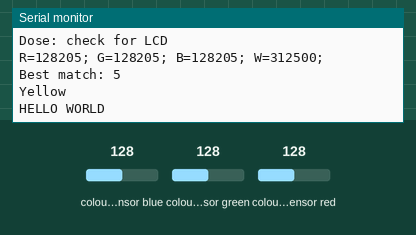
Simulated run of this sketch. Board: Arduino Uno, built with avr-gcc and run on an emulated ATmega328P. On the bench: the last lines printed to the serial monitor. Wiring (inferred from the names in the program): TCS3200 colour sensor: output pin 9; S2 pin 6; S3 pin 10; S0 pin 3; S1 pin 5. The test bench sets the inputs (shaded band); at power-on: colour sensor blue 128, colour sensor green 128, colour sensor red 128.

Above: at 1.7 s.
1.8 s: colour sensor blue set to 191
At 2.21 s:
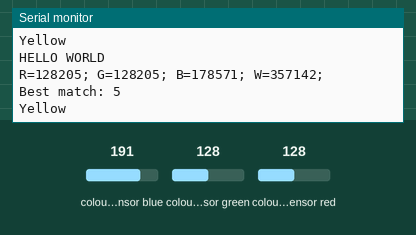
4.8 s: colour sensor green set to 250
At 6.35 s:
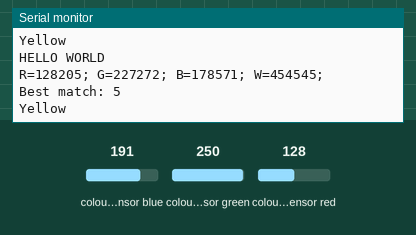
Timing chart, 0 to 7.8 s (numbered marks = the images above; inputs shaded):
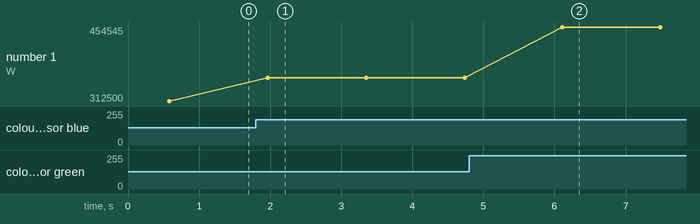

Measured:
- after the input at 1.8 s, the serial monitor: prints a new line after 0.17 s (image 1)
- after the input at 4.8 s, the serial monitor: prints a new line after 1.3 s (image 2)
- plotted number 1: 312500 → 357142 after the input at 1.8 s, 357142 → 454545 after the input at 4.8 s

The sketch:

color.ino
```cpp
   /*     Arduino Color Sensing Tutorial
 *
 *  by Dejan Nedelkovski, www.HowToMechatronics.com
 *
 */
#include <avr/pgmspace.h>
#include <Wire.h>
#include <LiquidCrystal_PCF8574.h>

LiquidCrystal_PCF8574 lcd(0x3F);  // set the LCD address to 0x27 or as appropriate for a 16 chars and 2 line display
int show;
#define S0 3  //was 3
#define S1 5  //was 5
#define S2 6  //was 5
#define S3 10//was 10
#define sensorOut 9 //waas 9

int frequency1,frequency2,frequency3 = 0;
int duration = 0;

enum Color
{
  Blue = 0,
  Red = 1,
  Green = 2,
  Purple = 3,
  Orange = 4,
  Yellow = 5
};

char *ColorToString(Color c)
{
  switch(c)
  {
    case Blue: return ("Blue");
    case Red: return ("Red");
    case Green: return ("Green");
    case Purple: return ("Purple");
    case Orange: return ("Orange");
    case Yellow: return ("Yellow");
  }

  return ("Unknown");
}

const PROGMEM long data  [][6] = {
/*  Color, SampleNumber, R, G, B, W   */
  { Blue, 0, 16025, 24271, 53763, 94339 },
  { Blue, 0, 17361, 26315, 58823, 102040 },
  { Blue, 0, 17482, 26737, 60240, 104166 },
  { Blue, 0, 17793, 27173, 60975, 104166 },
  { Blue, 1, 20000, 33783, 84745, 138888 },
  { Blue, 1, 20080, 33783, 84745, 138888 },
  { Blue, 1, 20080, 33783, 84745, 138888 },
  { Blue, 1, 20080, 33783, 84745, 138888 },
  { Blue, 2, 20491, 36231, 92592, 156250 },
  { Blue, 3, 20080, 30487, 69444, 119047 },
  { Blue, 3, 20920, 31847, 72463, 125000 },
  { Blue, 3, 21186, 32258, 72463, 121951 },
  { Red, 0, 63291, 27624, 53191, 125000 },
  { Red, 0, 51020, 27322, 53191, 125000 },
  { Red, 0, 51020, 27322, 53191, 125000 },
  { Red, 0, 51020, 27322, 53191, 125000 },
  { Red, 1, 42735, 24875, 45045, 102040 },
  { Red, 1, 41666, 23255, 43859, 104166 },
  { Red, 1, 46296, 24752, 47169, 113636 },
  { Red, 1, 47169, 24509, 46296, 111111 },
  { Red, 2, 54347, 26455, 50000, 121951 },
  { Red, 2, 51020, 25641, 48543, 119047 },
  { Red, 2, 53191, 25906, 49019, 119047 },
  { Red, 3, 50000, 20746, 31847, 64935 },
  { Green, 0, 22421, 36496, 47169, 106382 },
  { Green, 0, 23474, 37593, 48076, 108695 },
  { Green, 2, 24154, 40322, 54347, 135135 },
  { Green, 3, 28735, 49019, 60240, 138888 },
  { Green, 3, 28571, 48543, 60240, 138888 },
  { Green, 3, 28571, 48543, 60240, 138888 },
  { Green, 4, 31446, 50000, 57471, 135135 },
  { Green, 5, 28735, 46296, 55555, 131578 },
  { Green, 5, 29761, 48076, 56818, 135135 },
  { Green, 5, 30674, 47169, 49504, 90909 },
  { Purple, 0, 45045, 40983, 81967, 151515 },
  { Purple, 1, 30303, 29940, 62500, 119047 },
  { Purple, 1, 31645, 30864, 64102, 125000 },
  { Purple, 2, 43103, 41666, 94339, 172413 },
  { Purple, 2, 42016, 41666, 94339, 172413 },
  { Purple, 2, 42016, 41666, 96153, 172413 },
  { Purple, 2, 42016, 41666, 94339, 172413 },
  { Purple, 3, 51546, 44642, 92592, 178571 },
  { Purple, 3, 50505, 45045, 98039, 185185 },
  { Purple, 3, 52631, 47169, 102040, 192307 },
  { Orange, 0, 60240, 29761, 47169, 131578 },
  { Orange, 0, 59523, 29411, 46728, 131578 },
  { Orange, 0, 60240, 29761, 46728, 131578 },
  { Orange, 0, 60240, 30487, 50000, 135135 },
  { Orange, 0, 60975, 30674, 50000, 135135 },
  { Orange, 0, 60975, 30674, 50000, 135135 },
  { Orange, 1, 75757, 34482, 53763, 156250 },
  { Orange, 2, 87719, 38167, 58139, 172413 },
  { Orange, 2, 87719, 37593, 57471, 172413 },
  { Yellow, 0, 74626, 59523, 62500, 192307 },
  { Yellow, 0, 72463, 57471, 60975, 185185 },
  { Yellow, 1, 81967, 62500, 64935, 200000 },
  { Yellow, 2, 78125, 63291, 67567, 227272 },
  { Yellow, 2, 78125, 63291, 68493, 208333 },
  { Yellow, 2, 78125, 63291, 68493, 208333 },
  { Yellow, 2, 78125, 63291, 68493, 208333 },
  { Yellow, 2, 79365, 64935, 71428, 227272 },
  { Yellow, 3, 96153, 72463, 73529, 238095 },
  { Yellow, 3, 98039, 73529, 73529, 238095 },
  { Yellow, 3, 100000, 75757, 74626, 250000 },
};

// Reads data from the data[] array.  Requires usage of the
// special functions to read from flash memory - normal C memory
// accesses do not work properly.
#define DATA_FIELD_COLOR 0
#define DATA_FIELD_SAMPLE 1
#define DATA_FIELD_R 2
#define DATA_FIELD_G 3
#define DATA_FIELD_B 4
#define DATA_FIELD_W 5
long ReadFlashData(int row, int field)
{
  long addr = (long)pgm_get_far_address(data);
  addr += field * sizeof(long);
  addr += sizeof(data[0])*row;

  long tmp;
  memcpy_PF(&tmp, addr, sizeof(long));

  return tmp;
}


void setup() {
  pinMode(S0, OUTPUT);
  pinMode(S1, OUTPUT);
  pinMode(S2, OUTPUT);
  pinMode(S3, OUTPUT);
  pinMode(sensorOut, INPUT);

  // Setting frequency-scaling to 20%
  digitalWrite(S0,HIGH);
  digitalWrite(S1,LOW);

  Serial.begin(9600);
  Serial.println(digitalRead(S0));
  Serial.println(digitalRead(S1));
  Serial.println("LCD...");

  int error;
  while (! Serial);

  Serial.println("Dose: check for LCD");

  // See http://playground.arduino.cc/Main/I2cScanner
/*  Wire.begin();
  Wire.beginTransmission(0x3F);
  error = Wire.endTransmission();
  Serial.print("I2C result: ");
  Serial.print(error);

  if (error == 0) {
    Serial.println(": LCD found.");

  } else {
    Serial.println(": LCD not found.");
  } // if

  lcd.begin(16, 2); // initialize the lcd

  lcd.setBacklight(255);
  lcd.clear();
  lcd.home();
  lcd.setCursor(0, 0);
  lcd.print("Initialized");*/
  delay(500);
}

const int RED=1;
const int BLUE=2;
const int GREEN=3;
const int WHITE=4;

unsigned long ReadPeriod(int color)
{
  const int iter = 250;

  switch(color)
  {
    case RED:
      digitalWrite(S2,LOW);
      digitalWrite(S3,LOW);
      break;

    case GREEN:
      digitalWrite(S2,HIGH);
      digitalWrite(S3,HIGH);
      break;

    case BLUE:
      digitalWrite(S2,LOW);
      digitalWrite(S3,HIGH);
      break;

    case WHITE:
      digitalWrite(S2,HIGH);
      digitalWrite(S3,LOW);
      break;

  }
  unsigned long sum = 0;
  for(int i = 0; i < iter; ++i)
  {
    sum += pulseIn(sensorOut, LOW);
  }

  sum = sum / iter;

  unsigned long hz = 5000000 / sum;

  return hz;
}

Color GetBestColor(long R, long G, long B, long W)
{
  Color best;
  float bestVal = 1e20f;
  float curr = 1e20f;

  for (int i = 0; i < sizeof(data) / sizeof(data[0]); ++i)
  {
    if (i > 0 && ReadFlashData(i, DATA_FIELD_SAMPLE) != ReadFlashData(i-1, DATA_FIELD_SAMPLE))
    {
      //printf("Color %d, sample %d, val = %0.2f\n", data[i - 1][0], data[i-1][1], curr);
      if (curr < bestVal)
      {
        bestVal = curr;
        best = ReadFlashData(i - 1, DATA_FIELD_COLOR);
        //printf("New best: color %d [val = %0.2f]\n", best, bestVal);
        //Serial.print("New best: color ");
        //Serial.print(best);
        //Serial.print(", dist = ");
        //Serial.println(bestVal > 1000000 ? 999999 : bestVal);
      }
      curr = 1e20f;
    }
/*
  Serial.print(R);
  Serial.print("; ");
  Serial.print(data[i].R);
  Serial.print("; ");
  Serial.println(R - data[i].R);
 */

    float distSquared = pow(R - ReadFlashData(i, DATA_FIELD_R), 2)
      + pow(G - ReadFlashData(i, DATA_FIELD_G), 2)
      + pow(B - ReadFlashData(i, DATA_FIELD_B), 2)
      + pow(W - ReadFlashData(i, DATA_FIELD_W), 2);

      //Serial.println(distSquared);

    float f = sqrt(distSquared);

    if (f < curr)
    {
      curr = f;
    }
  }

  return best;
}

void loop()
{
  color(); Serial.println("HELLO WORLD");delay(1000);
}
void color(){
long R = ReadPeriod(RED);
  long G = ReadPeriod(GREEN);
  long B = ReadPeriod(BLUE);
  long W = ReadPeriod(WHITE);

  Serial.print("R=");
  Serial.print(R);
  Serial.print("; ");

  Serial.print("G=");
  Serial.print(G);
  Serial.print("; ");

  Serial.print("B=");
  Serial.print(B);
  Serial.print("; ");

  Serial.print("W=");
  Serial.print(W);
  Serial.print("; ");

  Serial.println();


  Color best = GetBestColor(R, G, B, W);

  Serial.print("Best match: ");
  Serial.println(best);
  Serial.println(ColorToString(best));

/*
  lcd.clear();
  lcd.print("Best match:");
  lcd.setCursor(0, 1);
  lcd.print(ColorToString(best));
  */

  delay(300);

}
```
